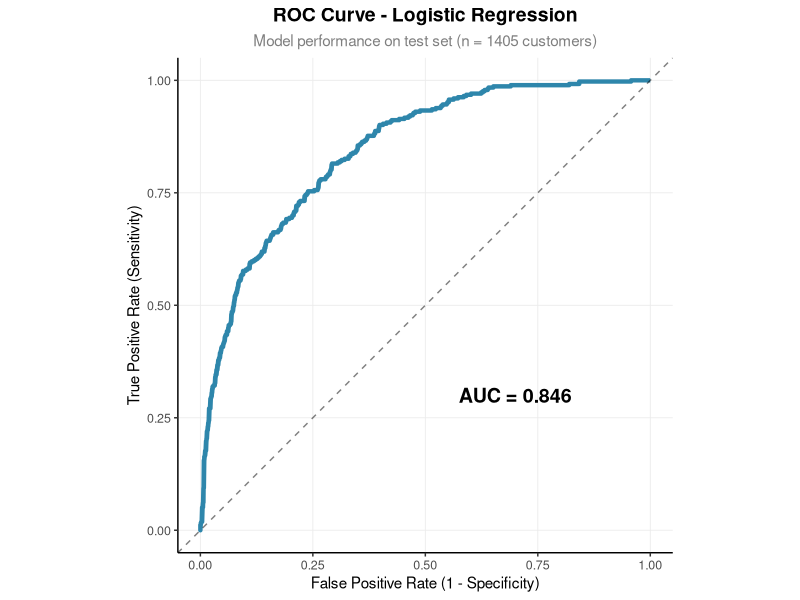
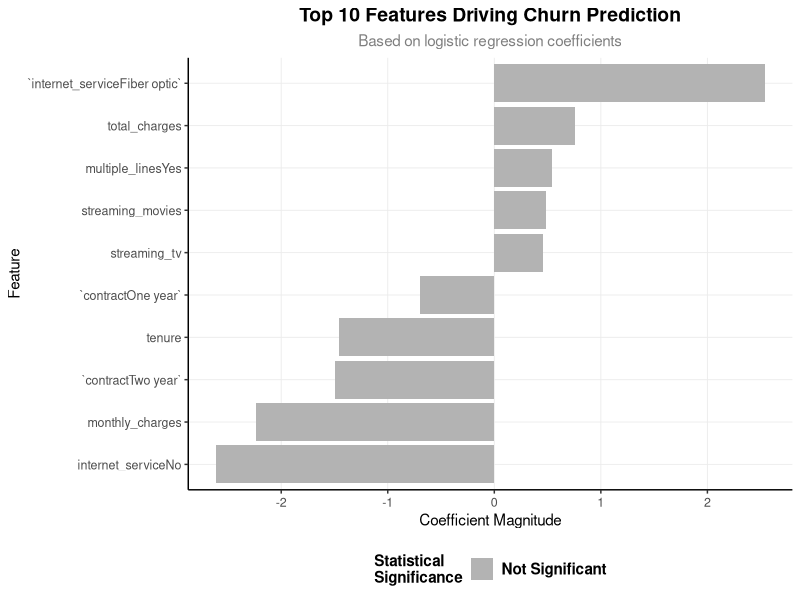

These figures' R source, in order: (Note: this script raises an error after producing the figures.)
# scripts/03_logistic_regression.R
# ================================

# Load libraries
library(tidyverse)
library(caret)       # For modeling tools
library(ROCR)        # For ROC curves
library(pROC)        # For AUC
library(ggrepel)     # For nice labels
library(here)
theme_custom <- theme_classic() +
  theme(
    text = element_text(family = "sans", color = "black"  ,  size = 11),
    plot.title = element_text(size = 14, face = "bold", hjust = 0.5),
    plot.subtitle = element_text(size = 11, color = "gray50", hjust = 0.5),
    axis.title = element_text(size = 11, face = "plain"),
    axis.text = element_text(size = 9 , color = "grey30"),
    legend.position = "bottom" , 
    legend.title = element_text(face = "bold"),
    legend.text = element_text(face = "bold" ,size = 11),
    legend.background = element_rect(fill = "white" , color = NA) , 
    panel.grid.major = element_line(color = "grey92" , linewidth = 0.3),
    panel.grid.minor = element_blank()
  )


# Load your cleaned data
plotting_data <- read.csv(here("data/processed" , "clean_data.csv"))

# ============================================
# STEP 1: PREPARE DATA FOR MODELING
# ============================================

# Remove customer ID (identifier, not a feature)
model_data <- plotting_data %>%
  select(-customer_id)  # Adjust to your column name

# Convert target to factor (required by caret)
model_data <- model_data %>%
  mutate(churn = factor(churn, levels = c(0, 1), labels = c("No", "Yes")))

# Check structure
str(model_data)

# ============================================
# STEP 2: TRAIN/TEST SPLIT (80/20)
# ============================================

set.seed(123)  # For reproducibility

# Create indices for split
train_index <- createDataPartition(model_data$churn, 
                                   p = 0.8, 
                                   list = FALSE, 
                                   times = 1)

# Split data
train_data <- model_data[train_index, ]
test_data <- model_data[-train_index, ]

# Check split proportions
cat("Training set:", nrow(train_data), "rows (", 
    round(nrow(train_data)/nrow(model_data)*100, 1), "%)\n")
cat("Test set:", nrow(test_data), "rows (", 
    round(nrow(test_data)/nrow(model_data)*100, 1), "%)\n")

# Check churn distribution in each set
cat("\nChurn distribution - Training:\n")
print(prop.table(table(train_data$churn)))

cat("\nChurn distribution - Test:\n")
print(prop.table(table(test_data$churn)))

# ============================================
# STEP 3: HANDLE CLASS IMBALANCE (OPTIONAL)
# ============================================

# Since churn is ~26%, we have imbalance. Options:

# OPTION A: Use class weights (simpler)
model_weights <- ifelse(train_data$churn == "Yes",
                        1/table(train_data$churn)[2],  # Weight for minority class
                        1/table(train_data$churn)[1])  # Weight for majority class

# OPTION B: Oversample minority class (SMOTE)
# library(DMwR)
# train_balanced <- SMOTE(churn ~ ., data = train_data, perc.over = 200)

# For now, let's use weights
train_data$model_weights <- model_weights

# ============================================
# STEP 4: PREPROCESSING (SCALE NUMERIC FEATURES)
# ============================================

# Identify numeric columns (excluding target)
numeric_cols <- train_data %>%
  select(where(is.numeric), -contains("churn"), -contains("weight")) %>%
  names()

# Create preprocessing recipe
preproc_values <- preProcess(train_data[, numeric_cols], 
                             method = c("center", "scale"))

# Apply to both train and test
train_scaled <- predict(preproc_values, train_data)
test_scaled <- predict(preproc_values, test_data)

# ============================================
# STEP 5: TRAIN LOGISTIC REGRESSION MODEL
# ============================================

# Simple formula (adjust based on your features)
# Use all columns except weights
features <- setdiff(names(train_scaled), c("churn", "model_weights"))
formula <- as.formula(paste("churn ~", paste(features, collapse = " + ")))

# Train model with 10-fold cross-validation
set.seed(123)
ctrl <- trainControl(
  method = "cv",           # Cross-validation
  number = 10,             # 10 folds
  classProbs = TRUE,       # For probability predictions
  summaryFunction = twoClassSummary,  # For AUC, Sensitivity, Specificity
  savePredictions = "final"
)

# Fit logistic regression
logit_model <- train(
  formula,
  data = train_scaled,
  method = "glm",          # Generalized Linear Model (logistic)
  family = "binomial",
  trControl = ctrl,
  weights = model_weights,  # Address class imbalance
  metric = "ROC"           # Optimize for AUC
)

# View model summary
print(logit_model)
summary(logit_model$finalModel)

# ============================================
# STEP 6: MAKE PREDICTIONS ON TEST SET
# ============================================

# Predict probabilities
test_predictions <- predict(logit_model, 
                            newdata = test_scaled, 
                            type = "prob")

# Add predictions to test data
test_results <- test_scaled %>%
  mutate(
    pred_prob = test_predictions$Yes,  # Probability of churn
    pred_class = ifelse(pred_prob > 0.5, "Yes", "No"),
    pred_class = factor(pred_class, levels = c("No", "Yes"))
  )

# ============================================
# STEP 7: EVALUATE MODEL PERFORMANCE
# ============================================

# Confusion Matrix
conf_matrix <- confusionMatrix(test_results$pred_class, 
                               test_results$churn,
                               positive = "Yes")
print(conf_matrix)

# Calculate additional metrics
accuracy <- conf_matrix$overall["Accuracy"]
precision <- conf_matrix$byClass["Precision"]
recall <- conf_matrix$byClass["Recall"]  # Sensitivity
f1 <- conf_matrix$byClass["F1"]
auc <- roc(test_results$churn, test_results$pred_prob)$auc[1]

cat("\n📊 MODEL PERFORMANCE SUMMARY:\n")
cat("Accuracy:", round(accuracy, 3), "\n")
cat("Precision:", round(precision, 3), "\n")
cat("Recall (Sensitivity):", round(recall, 3), "\n")
cat("F1-Score:", round(f1, 3), "\n")
cat("AUC-ROC:", round(auc, 3), "\n")

# ============================================
# STEP 8: CREATE VISUALIZATIONS
# ============================================

# 1. ROC Curve
roc_curve <- roc(test_results$churn, test_results$pred_prob)
roc_data <- data.frame(
  FPR = 1 - roc_curve$specificities,
  TPR = roc_curve$sensitivities
)

roc_plot <- ggplot(roc_data, aes(x = FPR, y = TPR)) +
  geom_line(color = "#2E86AB", size = 1.5) +
  geom_abline(slope = 1, intercept = 0, linetype = "dashed", alpha = 0.5) +
  annotate("text", x = 0.7, y = 0.3, 
           label = paste("AUC =", round(auc, 3)), 
           size = 5, fontface = "bold") +
  labs(title = "ROC Curve - Logistic Regression",
       subtitle = paste("Model performance on test set (n =", nrow(test_data), "customers)"),
       x = "False Positive Rate (1 - Specificity)",
       y = "True Positive Rate (Sensitivity)") +
  theme_custom +
  coord_equal()

# 2. Feature Importance (Coefficients)
coef_summary <- summary(logit_model$finalModel)$coefficients
coef_data <- data.frame(
  Feature = rownames(coef_summary),
  Coefficient = coef_summary[, "Estimate"],
  P_Value = coef_summary[, "Pr(>|z|)"],
  Significance = ifelse(coef_summary[, "Pr(>|z|)"] < 0.05, "Significant", "Not Significant")
) %>%
  filter(Feature != "(Intercept)") %>%
  arrange(desc(abs(Coefficient)))

feature_plot <- ggplot(coef_data %>% head(10), 
                       aes(x = reorder(Feature, Coefficient), y = Coefficient, 
                           fill = Significance)) +
  geom_bar(stat = "identity") +
  coord_flip() +
  labs(title = "Top 10 Features Driving Churn Prediction",
       subtitle = "Based on logistic regression coefficients",
       x = "Feature",
       y = "Coefficient Magnitude",
       fill = "Statistical\nSignificance") +
  scale_fill_manual(values = c("Significant" = "#A23B72", 
                               "Not Significant" = "gray70")) +
  theme_custom

# Save plots
ggsave(plot = roc_plot, "logistic_regression_roc_curve.png" )
ggsave(plot= feature_plot, "logistic_regression_feature_importance.png")

# ============================================
# STEP 9: SAVE MODEL & RESULTS
# ============================================

# Save model
saveRDS(logit_model, "model_output/logistic_regression_model.rds")

# Save predictions
write.csv(test_results, "model_output/test_predictions.csv", row.names = FALSE)

# Save performance metrics
metrics_df <- data.frame(
  Model = "Logistic Regression",
  Accuracy = accuracy,
  Precision = precision,
  Recall = recall,
  F1_Score = f1,
  AUC = auc,
  Timestamp = Sys.time()
)

write.csv(metrics_df, "model_output/logistic_regression_metrics.csv", row.names = FALSE)

# ============================================
# STEP 10: BUSINESS INSIGHTS
# ============================================

cat("\n🎯 BUSINESS RECOMMENDATIONS:\n")
cat("1. Top 3 factors increasing churn risk:\n")
top_risks <- coef_data %>% 
  filter(Coefficient > 0) %>% 
  arrange(desc(Coefficient)) %>% 
  head(3)
for(i in 1:nrow(top_risks)) {
  cat("   •", top_risks$Feature[i], "(risk multiplier:", 
      round(exp(top_risks$Coefficient[i]), 2), "×)\n")
}

cat("\n2. Model can identify", round(recall * 100, 1), 
    "% of actual churners\n")
cat("3. For every 100 customers flagged as 'high risk',", 
    round(precision * 100, 1), "will actually churn\n")

cat("\n✅ Logistic regression complete! Next: Try Random Forest for comparison.\n")
